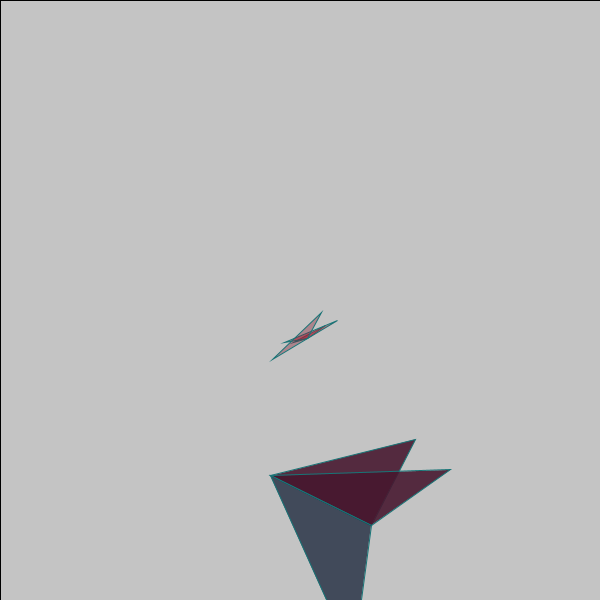
Frame 1 (no input)
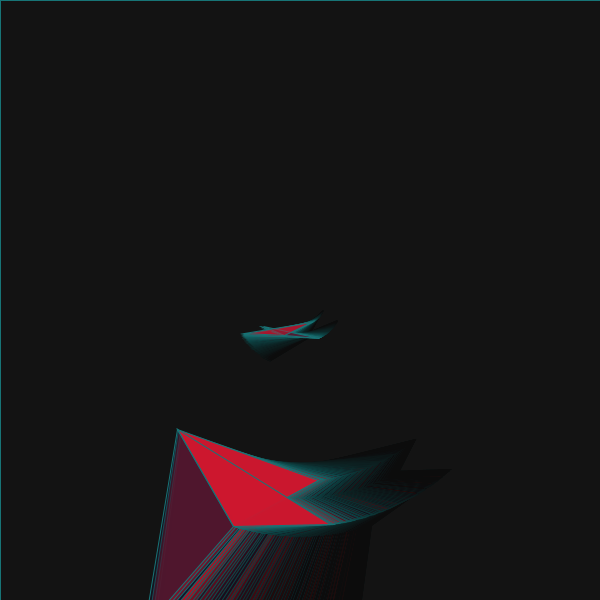
Frame 60 (the mouse pressed at the canvas centre just before this capture)
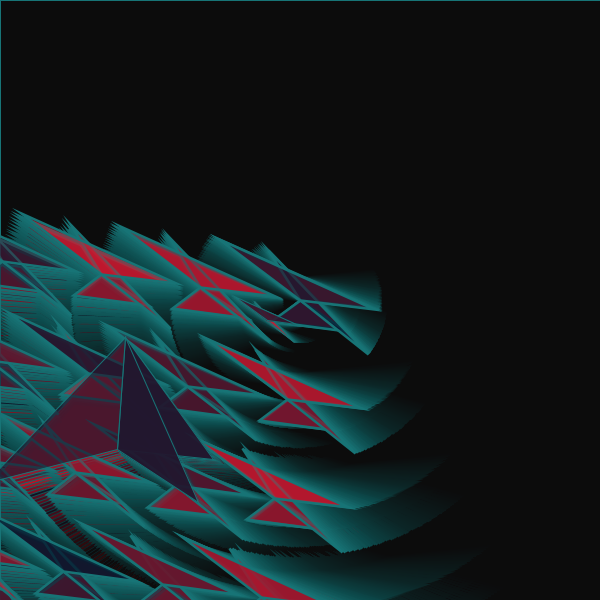
Frame 120 (the mouse held since frame 60 and released just before this capture)

The Processing sketch that drew these frames (run headless with seeded random() and noise(); from frame 60 on, the mouse is pressed at the canvas centre):

// Processing sketch: processing_27572
// ── processing_27572.pde

float theta = 0.5f;
void dibujito2() { 
  stroke( color(23, 116, 118) );
  fill( color(random(0,222),random(23,2),random(46,22),random(95,245)));
  triangle(0, 0,  10,  10, 10, -20);

  stroke( color(23, 116, 118) );
 
  triangle(0, 0, - 18,  15,  +18, -30);
  
  stroke( color(23, 116, 118) );
 fill( color(random(0,222),random(23,2),random(46,22),random(95,245)));
  triangle(0, 0, 0 - 20, 0+ 35, 0 +0, 0-30);

  stroke( color(23, 116, 118) );
 fill( color(random(0,222),random(23,2),random(46,22),random(95,245)));
 triangle(60, 168, 169, 65, 172, 162);

  triangle(60, 168, 214, 75, 172, 162);

  stroke( color(23, 116, 118) );
  fill( color(113, 17, 73));
  triangle(60, 168, 222, 288, 172, 162);
}





void dibujito(int x, int y) { 
  stroke( color(23, 116, 118) );
  fill( color(random(0,222),random(23,2),random(46,22),random(95,245)));
  triangle(x, y, x - 10, y+ 10, x +10, y-20);

  stroke( color(23, 116, 118) );
 
  triangle(x, y, x - 18, y+ 15, x +18, y-30);
  
  stroke( color(23, 116, 118) );
fill( color(random(0,222),random(23,2),random(46,22),random(95,245)));
  triangle(x, y, x - 20, y+ 35, x +0, y-30);

  stroke( color(23, 116, 118) );
fill( color(random(0,222),random(23,2),random(46,22),random(95,245)));
  triangle(60, 168, 169, 65, 172, 162);

  triangle(60, 168, 214, 75, 172, 162);

  stroke( color(23, 116, 118) );
fill( color(random(0,222),random(23,2),random(46,22),random(95,245)));
  triangle(60, 168, 222, 288, 172, 162);
}


void setup () {
  size(600, 600);
}
void draw( ) {
    fill( 0, 10);
  rect(0,0,width,height);
  theta += 0.01f;
  translate(width/2, height/2);
  rotate(theta);
 
 
  for (int x=0;x<   width;x+=100) {

    for (int y=0;y< width;y+=100) {
      pushMatrix();

      translate(x,y);
    scale(mouseX/float(width)*5);
     
      dibujito2();
      popMatrix(); 
    }
  } 
  dibujito(25, 30);
}
